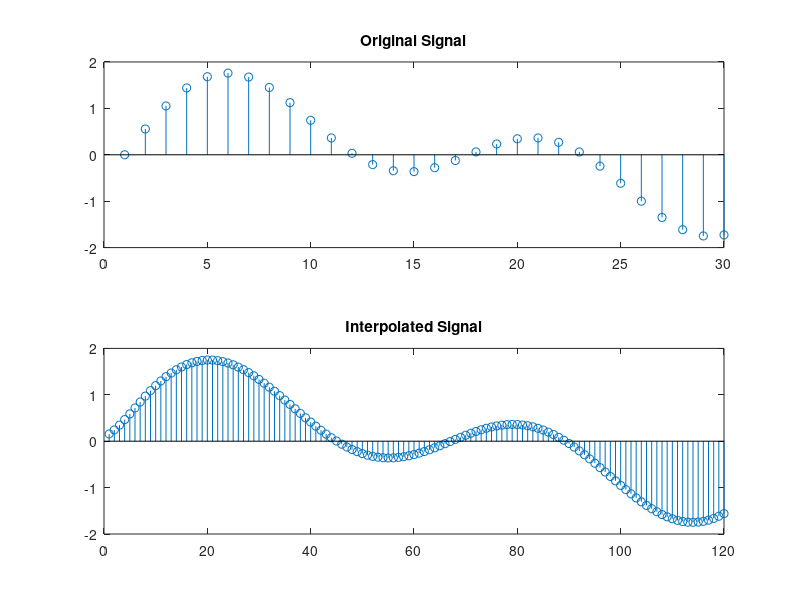

Source code (MATLAB):
% Matlab_interp.m
% Interpolates a double sin input by a factor of 4
t = 0:0.001:1; % time vector
x = sin(2*pi*30*t) + sin(2*pi*60*t);
y = interp(x,4);
subplot(2,1,1);
stem(x(1:30)); title('Original Signal');
subplot(2,1,2);
stem(y(1:120)); title('Interpolated Signal');
